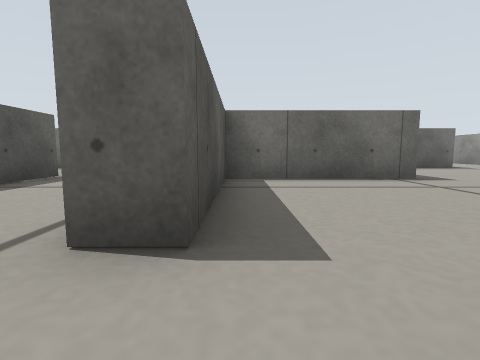
view 1 (above)

24 first-person views from a walk through a Gazebo world. The camera is 0.12 m above the floor, tilts 6° down and sees 85° across. The floor is counted in squares, 0.2 m on a side. Each view is taken from the middle of a square. On the plan, view 1 faces up. The plan holds only what a view shows up to about 9 squares ahead; the rest is blank. Robots are left out.

view 2
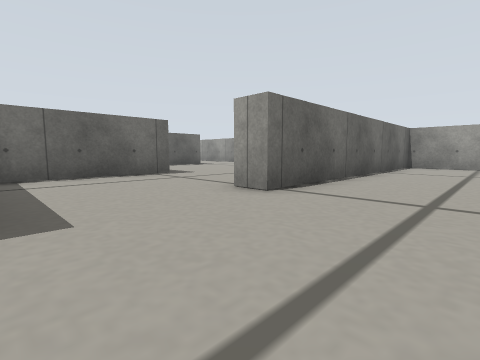

view 3
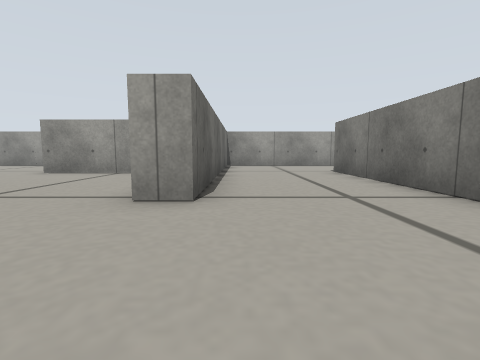

view 4
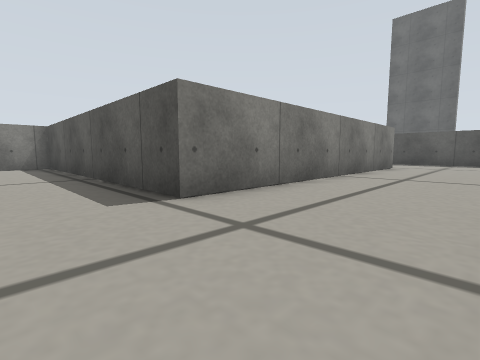

view 5
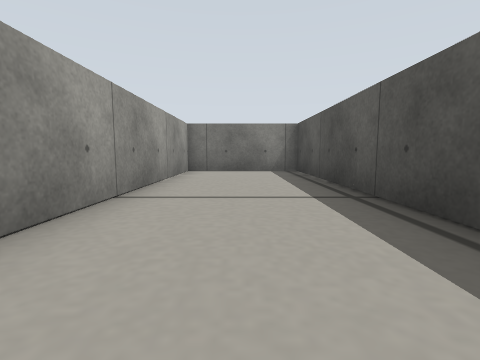

view 6
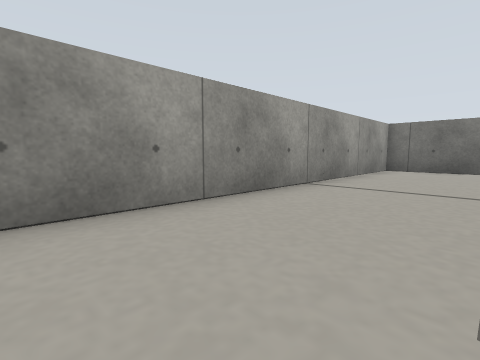

view 7
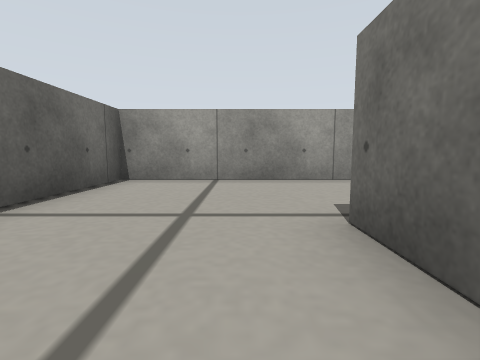

view 8
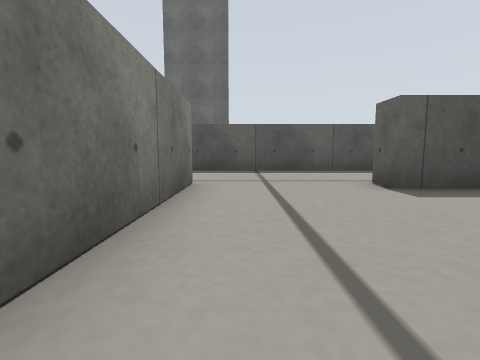

view 9
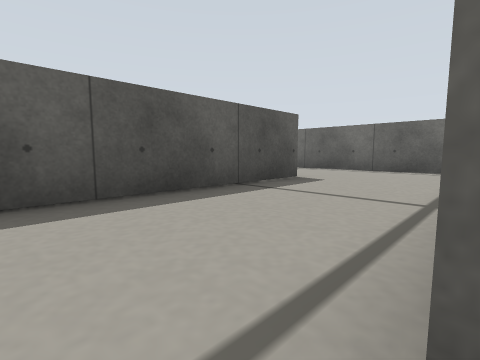

view 10
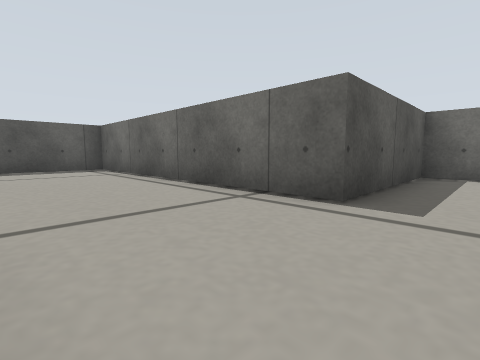

view 11
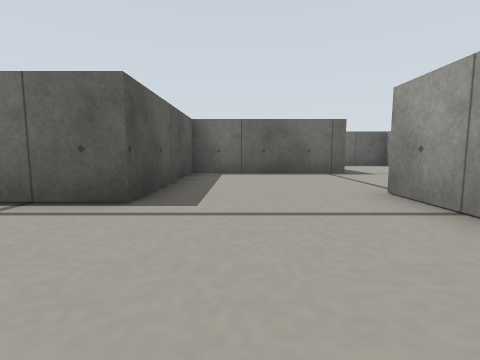

view 12
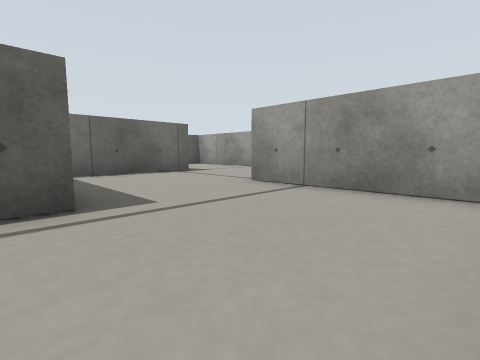

view 13
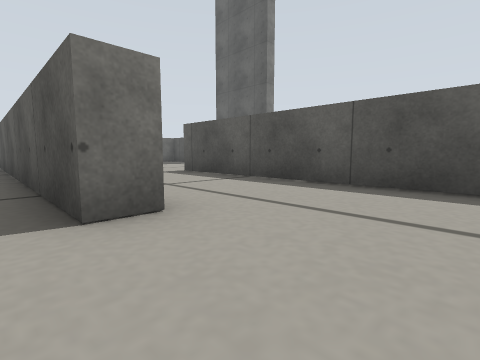

view 14
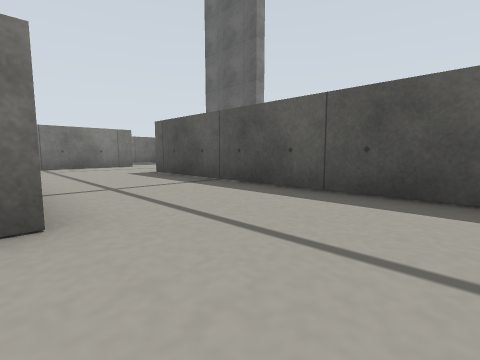

view 15
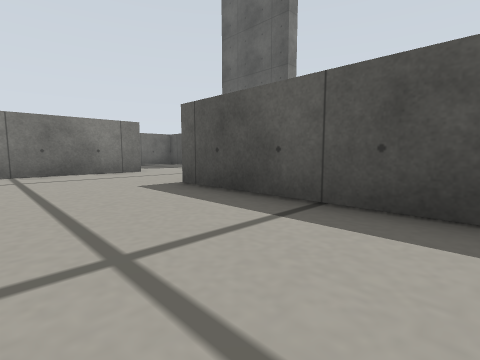

view 16
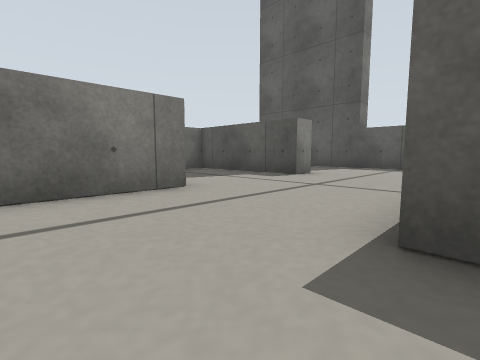

view 17
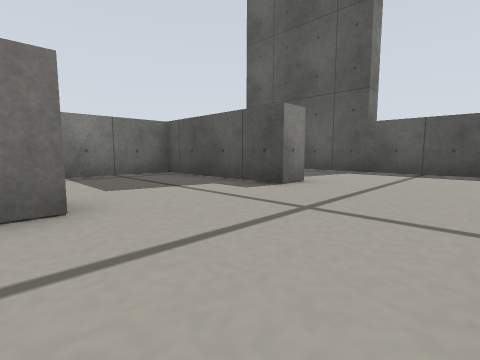

view 18
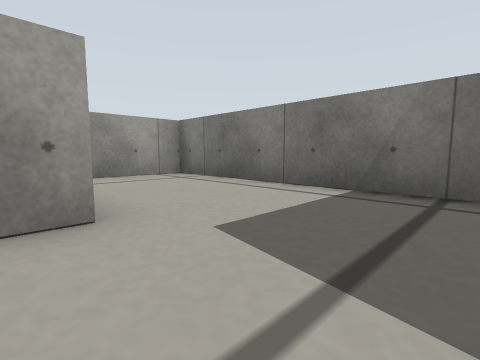

view 19
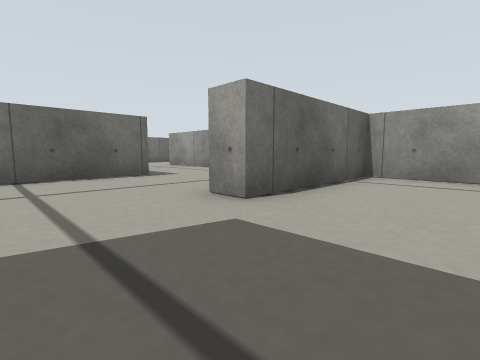

view 20
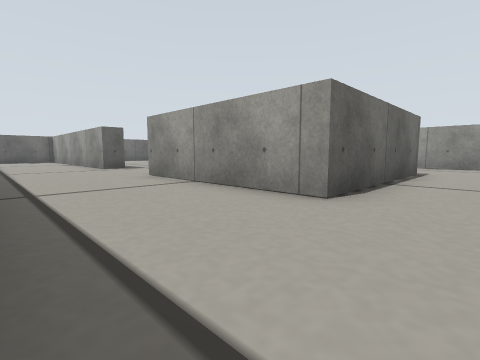

view 21
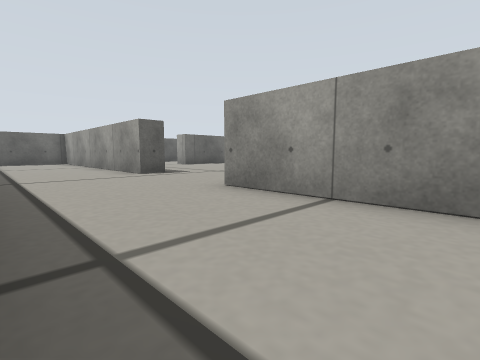

view 22
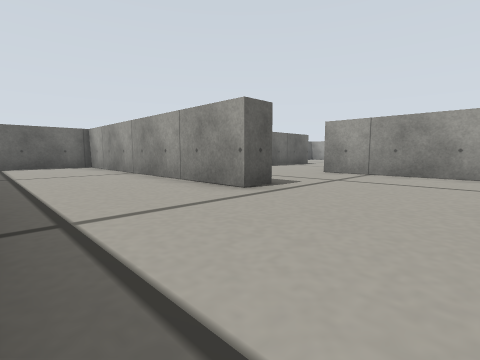

view 23
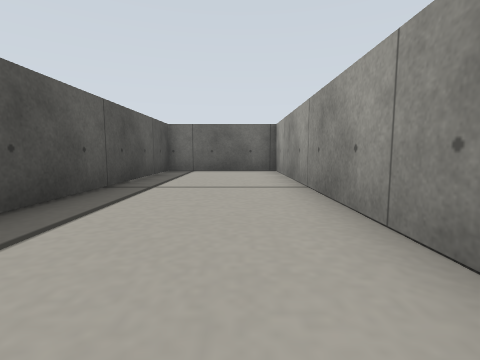

view 24
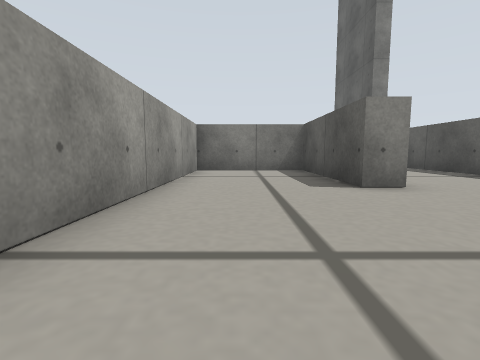

### Floor plan
Points are (right, up) in squares from view 1. A wall is a line through its corners. A room is listed if a view was taken in it or the views show most of it. See-through windows are left out.
Room 1 (views 1, 2, 3, 4, 5, 6, 7, 8, 9)
walls: (-0.3, 2.6) (-0.3, 1.6) (-1.1, 1.6); (-1.1, -1.9) (8.2, -1.9) (8.2, -10.4) (11.7, -10.4) (11.7, 1.6) (3.2, 1.6) (3.2, 2.4)
ways out: opening at (-1, 0) to room 3; opening at (1.5, 2) to room 9
Room 2 (views 10, 11)
walls: (-0.3, 11.6) (-0.3, 10.1); (3.2, 7.1) (3.2, 10.9)
ways out: opening at (-1, 8) to room 3; opening at (1, 10.5) to room 11
Room 3 (views 12, 13, 14)
walls: (-5.4, 6.6) (-4.6, 6.6) (-4.6, -1.6); (-0.3, 10.1) (-5.5, 10.1)
ways out: opening at (-1, 0) to room 1; opening at (-1, 8) to room 2; opening at (-5, 8) to room 4; opening at (-3, -2)
Room 4 (views 15, 16, 17)
walls: (-5.3, 0.5) (-5.3, 1.3); (-5.5, 10.1) (-8.8, 10.1) (-8.8, 1.6); (-9.6, -1.9) (-6.2, -1.9)
ways out: opening at (-5, 8) to room 3; opening at (-9, 0) to room 10
Room 5 (views 18, 19)
walls: (-13.1, -1.9) (-13.1, -6.2) (-5.3, -6.2) (-5.3, -2.7) (-9.6, -2.7) (-9.6, -1.9)
ways out: opening at (-11, -2) to room 10
Room 6 (views 20, 21, 22, 23)
walls: (-17.3, 4.1) (-17.3, -3.6); (-13, 10.1) (-13.8, 10.1) (-13.8, 18.6) (-17.3, 18.6) (-17.3, 12.5); (-12.6, 1.6) (-13.8, 1.6) (-13.8, 6.6) (-13.1, 6.6); (-13.9, -1.9) (-13.1, -1.9)
ways out: opening at (-13.5, 8) to room 7; opening at (-13.5, 0) to room 10
Room 7 (view 24)
walls: (-13.1, 6.6) (-13.1, 2.3) (-9.6, 2.3) (-9.6, 10.9)
ways out: opening at (-13.5, 8) to room 6; opening at (-11, 10.5)
Room 8 (no view inside)
walls: (7.4, 4) (7.4, 6.6)
ways out: opening at (4, 4) to room 9; opening at (6, 6)
Room 9 (no view inside)
walls: (4, 5.8) (-0.3, 5.8) (-0.3, 2.6)
ways out: opening at (1.5, 2) to room 1; opening at (4, 4) to room 8
Room 10 (no view inside)
walls: (-8.8, 1.6) (-12.6, 1.6)
ways out: opening at (-9, 0) to room 4; opening at (-11, -2) to room 5; opening at (-13.5, 0) to room 6
Room 11 (no view inside)
walls: (2.6, 14.3) (-0.3, 14.3) (-0.3, 11.6)
ways out: opening at (1, 10.5) to room 2; opening at (3.5, 13)

Where each view was taken, in squares from view 1:
view 1: 0 up, 0 right, facing up
view 2: 1 down, 0 right, facing up-right
view 3: 1 up, 0 right, facing right
view 4: 1 up, 10 right, facing down-left
view 5: 2 down, 10 right, facing down
view 6: 1 down, 9 right, facing down-right
view 7: 1 down, 6 right, facing right
view 8: 1 down, 4 right, facing left
view 9: 1 up, 1 left, facing up-left
view 10: 7 up, 1 right, facing up-left
view 11: 7 up, 1 right, facing up
view 12: 7 up, 1 left, facing up-right
view 13: 9 up, 4 left, facing down-left
view 14: 9 up, 5 left, facing down-left
view 15: 6 up, 6 left, facing down-left
view 16: 2 up, 7 left, facing down-left
view 17: 1 up, 9 left, facing down-left
view 18: 2 down, 12 left, facing down-right
view 19: 5 down, 12 left, facing up-right
view 20: 0 up, 17 left, facing up-right
view 21: 3 up, 17 left, facing up-right
view 22: 7 up, 17 left, facing up-right
view 23: 10 up, 15 left, facing up
view 24: 11 up, 11 left, facing down
